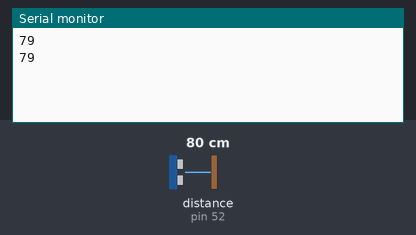
This sketch was run on a simulated Arduino Mega 2560, built with avr-gcc and run on an emulated ATmega2560. Shown: the last lines printed to the serial monitor. Wiring (inferred from the names in the program): ultrasonic range finder: trigger pin 53; echo pin 52. Inputs (shaded band) come from the test bench; at power-on: distance to the obstacle (sensor on pin 52) 80 cm. The echo pulse lasts 58.3 µs per cm.

Above: at 1.7 s.
1.8 s: distance to the obstacle (sensor on pin 52) set to 2 cm
At 2.16 s:
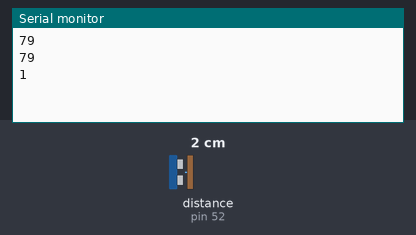
3.3 s: distance to the obstacle (sensor on pin 52) set to 4 cm
At 3.65 s:
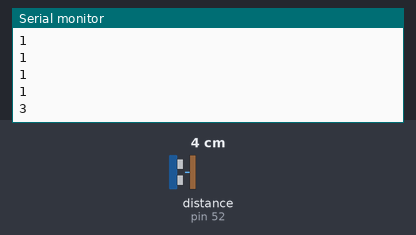
Timing chart, 0 to 6.3 s (numbered marks = the images above; inputs shaded):
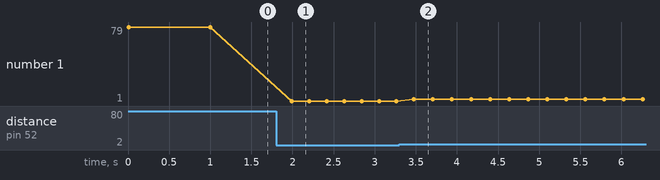

Measured:
- after the input at 1.8 s, the serial monitor: prints a new line after 0.19 s (image 1)
- after the input at 3.3 s, the serial monitor: prints a new line after 0.18 s (image 2)
- plotted number 1: 79 → 1 after the input at 1.8 s, 1 → 3 after the input at 3.3 s

The sketch:

Ultrasonido.ino
```cpp
int TRIG =  53;
int ECHO = 52;
int DURACION = 0;
int DISTANCIA= 0;

void setup() {
  pinMode(TRIG, OUTPUT);
  pinMode(ECHO, INPUT);
  Serial.begin(9600);
}

void loop() {
  digitalWrite(TRIG, HIGH);
  delay(1);
  digitalWrite(TRIG, LOW);
  DURACION = pulseIn(ECHO, HIGH);
  DISTANCIA = DURACION / 58.2;
  Serial.println(DISTANCIA);
  delay(200);

  if(DISTANCIA < 100 && DISTANCIA >= 0){
    digitalWrite(LED_BUILTIN, HIGH);
    delay(DISTANCIA * 10);
    digitalWrite(LED_BUILTIN, LOW);
  }
}
```
